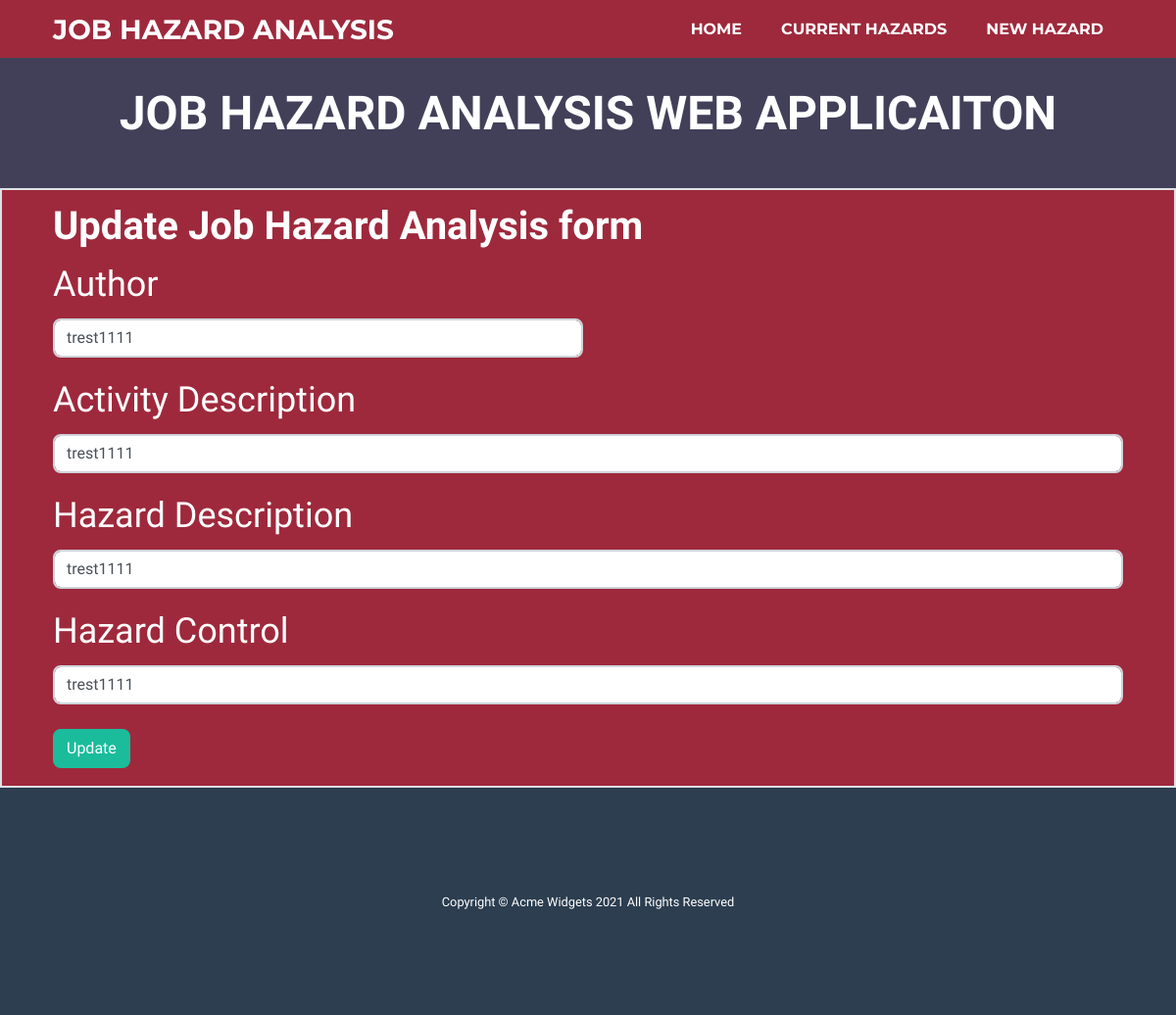
The page /update/1 on the database as committed earlier.
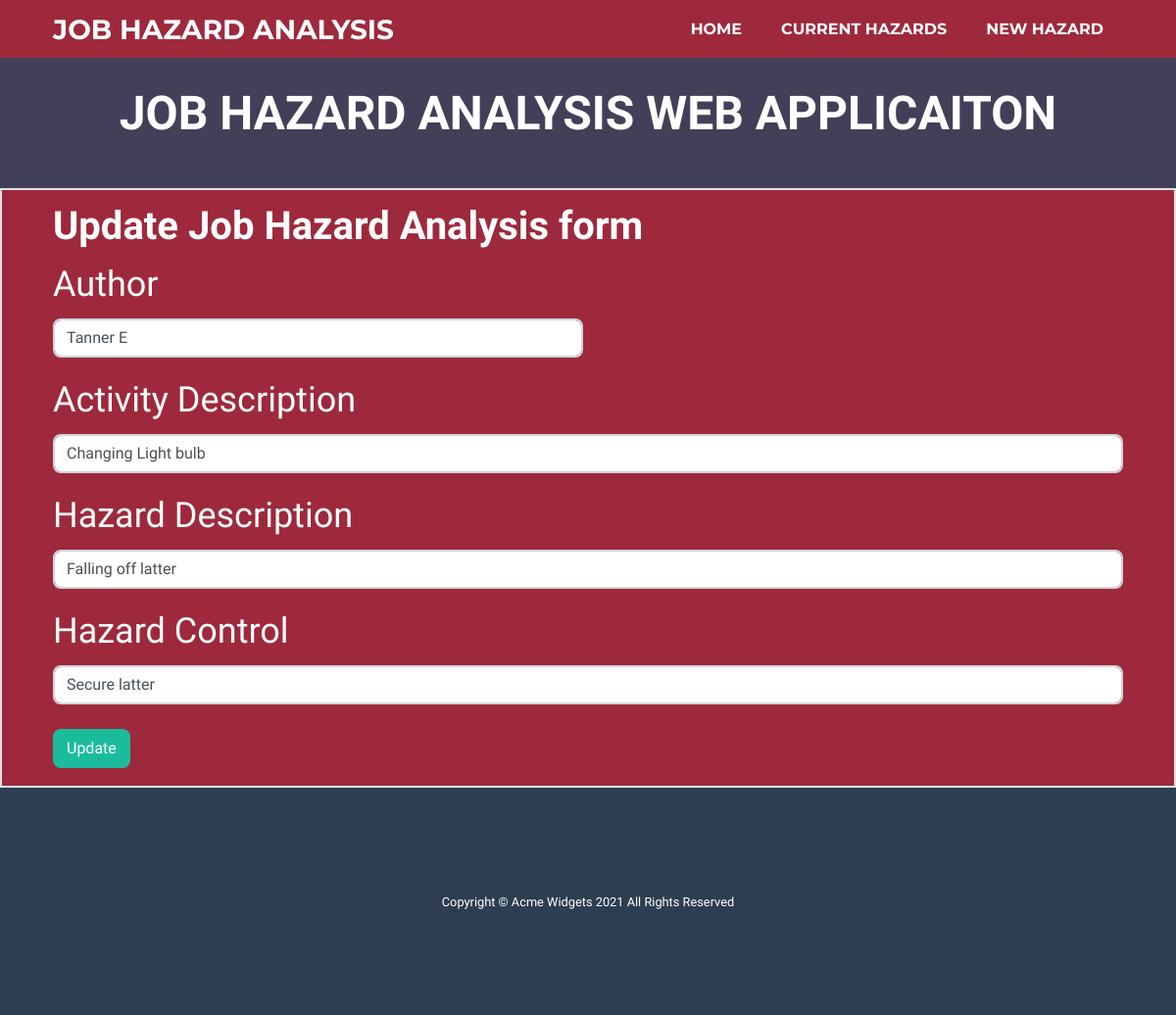
The same page on the database as committed later.
### app.py (models this page shows, shortened)
class Jha(db.Model): #replace nullable = false on last few fields
    JHAid = db.Column(db.Integer, primary_key=True)
    author = db.Column(db.String(50))
    date_created = db.Column(db.DateTime, default=datetime.utcnow)
    activityDescription = db.Column(db.String(200))
    hazardDescription = db.Column(db.String(200))
    hazardControl = db.Column(db.String(200))
    steps = db.relationship('Step', backref='jha_step')

### app.py (the view)
@app.route('/update/<int:id>', methods=['GET', 'POST'])
def update(id):
    JHA_to_update = Jha.query.get_or_404(id)
    if request.method == 'POST':
        JHA_to_update.author = request.form['author']
        JHA_to_update.activityDescription = request.form['activityDescription']
        JHA_to_update.hazardDescription = request.form['hazardDescription']
        JHA_to_update.hazardControl = request.form['hazardControl']
        try:
            db.session.commit()
            return redirect('/hazardList')
        except: # pylint: disable=bare-except
            return "Error updating Job Hazard Analysis"
    else:
        return render_template('update.html', jha=JHA_to_update)

### templates/update.html (shortened to what this page needs)
{% extends 'base.html' %}
{% block body %}
    <h2 class="page-section-heading text-center text-uppercase text-white">Job Hazard Analysis web applicaiton</h2>
{% endblock %}
{% block body1 %}
    <div class="container">
        <h1>Update Job Hazard Analysis form</h1>
        <div class="form">
            <form action="/update/{{jha.JHAid}}" method="POST">
            <div class="form-row">
                <div class="form-group col-md-6">
                    <label for="author">Author</label>
                    <input type="text" class="form-control" name="author" id="author" value="{{jha.author}}">
                </div>
                </div>
                <div class="form-group">
                    <label for="activityDescription">Activity Description</label>
                    <input type="text" class="form-control" name="activityDescription" id="activityDescription" value="{{jha.activityDescription}}">
                </div>
                <div class="form-group">
                    <label for="hazardDescription">Hazard Description</label>
                    <input type="text" class="form-control" name="hazardDescription" id="hazardDescription" value="{{jha.hazardDescription}}">
                </div>
                <div class="form-group">
                    <label for="hazardControl">Hazard Control</label>
                    <input type="text" class="form-control" name="hazardControl" value="{{jha.hazardControl}}">
                </div>
                <input type="submit" value="Update" class="btn btn-primary">
            </form>
        </div>
    </div>
{% endblock %}

Rows that differ between the two databases and show on the page:
changed Jha: author "trest1111" → "Tanner E"; activityDescription "trest1111" → "Changing Light bulb"; hazardDescription "trest1111" → "Falling off latter"; hazardControl "trest1111" → "Secure latter"
